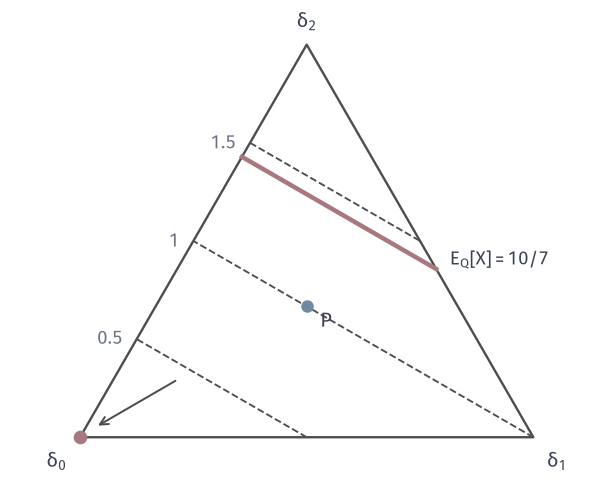

Source code (Python):
"""Three separate requirements on Q=(q0,q1,q2) over {0,1,2}, drawn in the simplex.
Cost V(x)=x: level lines E_Q[V]=q1+2q2=c for c=0.5,1,1.5 (dashed grey), minimum at delta_0.
Mean constraint E_Q[X]=10/7: segment from (2/7,0,5/7) to (0,4/7,3/7) (red).
Reference P=uniform (blue point); closeness to P alone selects P itself."""
from pathlib import Path
import sys
HERE = Path(__file__).resolve().parent
sys.path.insert(0, str(HERE.parent/"dsel-common"))
from common import *

fig, ax = figure(width_mm=84, height_mm=68)
simplex_axes(ax)
# level lines q1+2q2=c: endpoints on boundary
def level(c):
    pts = []
    # edge p2=0: q1=c, q0=1-c (valid if c<=1)
    if c <= 1: pts.append((1-c, c, 0))
    # edge q1=0: 2q2=c -> q2=c/2, q0=1-c/2
    if c <= 2: pts.append((1-c/2, 0, c/2))
    # edge q0=0: q1+q2=1, q1+2q2=c -> q2=c-1, q1=2-c (valid if 1<=c<=2)
    if 1 <= c <= 2: pts.append((0, 2-c, c-1))
    return np.array(pts[:2])
for c in (0.5, 1.0, 1.5):
    L = level(c); x, y = simplex_xy(L)
    ax.plot(x, y, color=STROKE, lw=0.75, ls='--')
    lx, ly = simplex_xy(np.array([1-c/2, 0, c/2])); ax.text(lx-0.03, ly, rf'${c:g}$', fontsize=7.5, color=MUTED, ha='right', va='center')
seg = np.array([[2/7, 0, 5/7], [0, 4/7, 3/7]])
sx, sy = simplex_xy(seg)
ax.plot(sx, sy, color=RED, lw=1.8)
ax.text(sx[1]+0.03, sy[1]+0.01, r'$\mathrm{E}_Q[X]=10/7$', color=INK, fontsize=7.5, ha='left')
px, py = simplex_xy(U3)
ax.scatter([px], [py], s=18, color=BLUE, zorder=5)
ax.text(px+0.03, py-0.01, r'$P$', ha='left', va='top')
ax.scatter([0], [0], s=22, color=RED, zorder=6)
ax.annotate('', xy=(0.03, 0.02), xytext=(0.22, 0.13), arrowprops=dict(arrowstyle='->', color=STROKE, lw=0.8))
save(fig, HERE, 'figure', {'segment_endpoints': seg.tolist(), 'levels': [0.5, 1, 1.5], 'reference': U3.tolist()})
